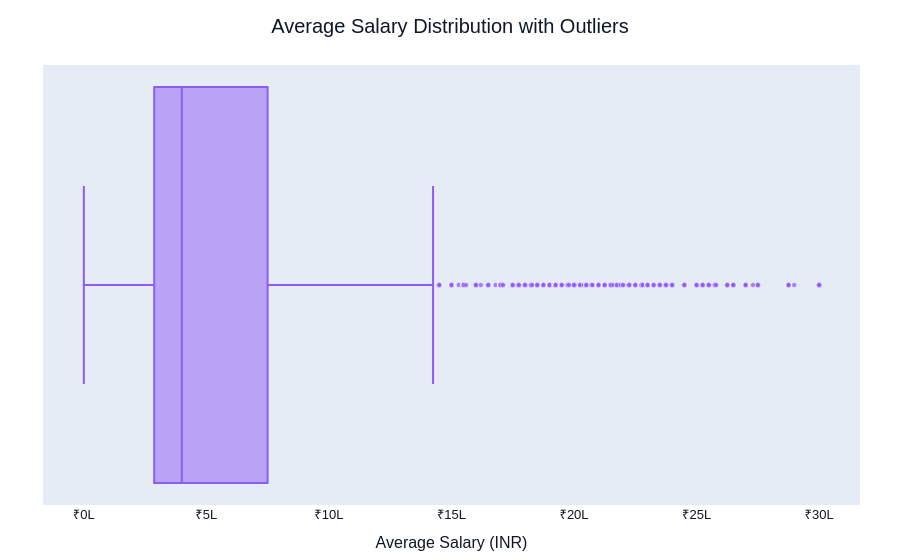

Here is the notebook cell this chart was saved with:
### Markdown cell above
#### Chart 2. Salary Outlier Analysis

### Code cell
fig = px.box(
    salary_df,
    x="averageSalary",
    title="Average Salary Distribution with Outliers",
    color_discrete_sequence=[SECONDARY],
    points="outliers"
)

# Salary axis in Lakhs
max_salary = salary_df["averageSalary"].max()

tick_step = 500000
tick_vals = np.arange(0, max_salary + tick_step, tick_step)
tick_text = [f"₹{int(x/100000)}L" for x in tick_vals]

fig.update_xaxes(
    title="Average Salary (INR)",
    tickmode="array",
    tickvals=tick_vals,
    ticktext=tick_text
)

fig.update_yaxes(
    title=""
)

fig.update_traces(

    width=0.45,

    marker=dict(
        size=5,
        opacity=0.75,
        line=dict(
            color="white",
            width=0.5
        )
    ),

    line=dict(
        width=2
    ),

    hovertemplate=(
        "<b>Average Salary</b><br>"
        "₹%{x:,.0f}"
        "<extra></extra>"
    )
)

fig = style_plot(fig)

fig.show()

### Figure 1 — Plotly figure (JSON) as saved in the notebook; plotly's stock layout.template omitted (floating-point values rounded to 4 significant figures; data arrays with more than 128 entries replaced by an {"elided": "..."} marker saying what was removed)
{"data": [{"alignmentgroup": "True", "boxpoints": "outliers", "hovertemplate": "<b>Average Salary</b><br>₹%{x:,.0f}<extra></extra>", "legendgroup": "", "line": {"width": 2}, "marker": {"color": "#8B5CF6", "line": {"color": "white", "width": 0.5}, "opacity": 0.75, "size": 5}, "name": "", "notched": false, "offsetgroup": "", "orientation": "h", "showlegend": false, "type": "box", "width": 0.45, "x": {"elided": "32315 float values"}, "x0": " ", "xaxis": "x", "y0": " ", "yaxis": "y"}], "layout": {"boxmode": "group", "font": {"color": "#0F172A", "family": "Arial", "size": 13}, "hovermode": "x unified", "legend": {"bgcolor": "rgba(0,0,0,0)", "borderwidth": 0, "tracegroupgap": 0}, "margin": {"b": 35, "l": 40, "r": 40, "t": 65}, "title": {"font": {"family": "Arial", "size": 20}, "text": "Average Salary Distribution with Outliers", "x": 0.5, "xanchor": "center"}, "xaxis": {"anchor": "y", "domain": [0, 1], "showgrid": false, "showline": false, "tickmode": "array", "ticktext": ["₹0L", "₹5L", "₹10L", "₹15L", "₹20L", "₹25L", "₹30L"], "tickvals": [0.0, 500000.0, 1000000.0, 1500000.0, 2000000.0, 2500000.0, 3000000.0], "title": {"text": "Average Salary (INR)"}, "zeroline": false}, "yaxis": {"anchor": "x", "domain": [0, 1], "gridcolor": "#E2E8F0", "griddash": "dot", "gridwidth": 0.8, "showgrid": true, "showline": false, "title": {"text": ""}, "zeroline": false}}}
